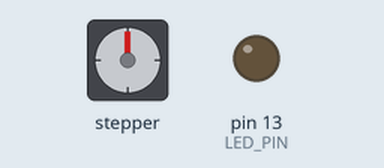
The sketch below on a simulated Arduino Uno, built with avr-gcc and run on an emulated ATmega328P. Parts: stepper motor, output pins drawn as LEDs (lit = HIGH). Wiring (inferred from the names in the program): stepper motor (2048 steps per turn assumed): coils pin 9, pin 10, pin 11, pin 12. Pins used as bus, display or sensor lines are not drawn.

Above: at 0.15 s.
At 15.1 s:
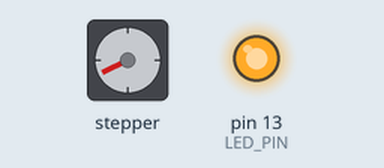
At 25.1 s:
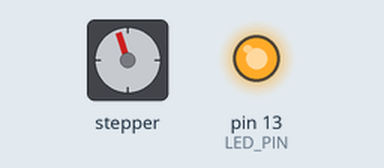
At 35.1 s:
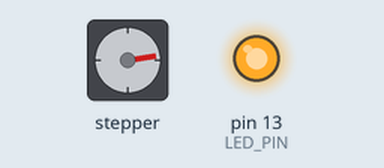
Timing chart, 0 to 40.0 s (numbered marks = the images above):
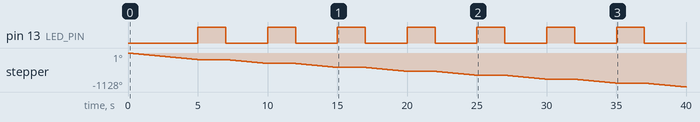

The sketch:

motor_code_with_light.ino
```cpp
#define STEPPER_PIN_1 9
#define STEPPER_PIN_2 10
#define STEPPER_PIN_3 11
#define STEPPER_PIN_4 12
#define LED_PIN 13

int step_number = 0;

// 0 = nonstop
// 1 = fast speed
// 2 = medium speed
// 3 = slow speed
int modeNum = 2;

int spinTime = 3000;
int photoDelay = 2000;
bool stopMotor = false;
float oldtime = 0;

void setup() {
  // put your setup code here, to run once:
  pinMode(STEPPER_PIN_1, OUTPUT);
  pinMode(STEPPER_PIN_2, OUTPUT);
  pinMode(STEPPER_PIN_3, OUTPUT);
  pinMode(STEPPER_PIN_4, OUTPUT);
  pinMode(LED_PIN, OUTPUT);
}

//main loop for the program
void loop() {
  // put your main code here, to run repeatedly
  //make sure to add however much time is needed for the photo delay to the spin buffer
 if ((millis()-oldtime) > (spinTime+photoDelay))
 {
  oldtime = millis();
  LED();
 }
 else
 {
  nonStop(4);
 }
}
void LED()
{
 digitalWrite(LED_PIN, HIGH);
 delay(photoDelay);
 digitalWrite(LED_PIN, LOW);
}
void speedFast()
{
  OneStep(false);
  delay(2);
}

void speedMedium()
{
  OneStep(false);
  delay(4);
}

void speedSlow()
{
  OneStep(false);
  delay(8);
}

void nonStop(int delaytime)
{
  OneStep(false);
  delay(delaytime);
}

void OneStep(bool dir)
{
  if(dir)
  {
    switch(step_number)
    {
      case 0:
      digitalWrite(STEPPER_PIN_1, HIGH);
      digitalWrite(STEPPER_PIN_2, LOW);
      digitalWrite(STEPPER_PIN_3, LOW);
      digitalWrite(STEPPER_PIN_4, LOW);
      break;
      case 1:
      digitalWrite(STEPPER_PIN_1, LOW);
      digitalWrite(STEPPER_PIN_2, HIGH);
      digitalWrite(STEPPER_PIN_3, LOW);
      digitalWrite(STEPPER_PIN_4, LOW);
      break;
      case 2:
      digitalWrite(STEPPER_PIN_1, LOW);
      digitalWrite(STEPPER_PIN_2, LOW);
      digitalWrite(STEPPER_PIN_3, HIGH);
      digitalWrite(STEPPER_PIN_4, LOW);
      break;
      case 3:
      digitalWrite(STEPPER_PIN_1, LOW);
      digitalWrite(STEPPER_PIN_2, LOW);
      digitalWrite(STEPPER_PIN_3, LOW);
      digitalWrite(STEPPER_PIN_4, HIGH);
      break;
    }
  }
  else
  {
    switch(step_number)
    {
      case 0:
      digitalWrite(STEPPER_PIN_1, LOW);
      digitalWrite(STEPPER_PIN_2, LOW);
      digitalWrite(STEPPER_PIN_3, LOW);
      digitalWrite(STEPPER_PIN_4, HIGH);
      break;
      case 1:
      digitalWrite(STEPPER_PIN_1, LOW);
      digitalWrite(STEPPER_PIN_2, LOW);
      digitalWrite(STEPPER_PIN_3, HIGH);
      digitalWrite(STEPPER_PIN_4, LOW);
      break;
      case 2:
      digitalWrite(STEPPER_PIN_1, LOW);
      digitalWrite(STEPPER_PIN_2, HIGH);
      digitalWrite(STEPPER_PIN_3, LOW);
      digitalWrite(STEPPER_PIN_4, LOW);
      break;
      case 3:
      digitalWrite(STEPPER_PIN_1, HIGH);
      digitalWrite(STEPPER_PIN_2, LOW);
      digitalWrite(STEPPER_PIN_3, LOW);
      digitalWrite(STEPPER_PIN_4, LOW);
      break;
    }
  }
  step_number++;
  if (step_number > 3)
  {
    step_number = 0;
  }
}
```

Measured:
- by itself, pin 13 (LED_PIN): alternates HIGH for 2.0 s and LOW for 3.0 s
- by itself, stepper: turns 217° counter-clockwise in 5.0 s, then 130° counter-clockwise in 3.0 s, then 130° counter-clockwise in 3.0 s, then 131° counter-clockwise in 3.0 s, and so on
